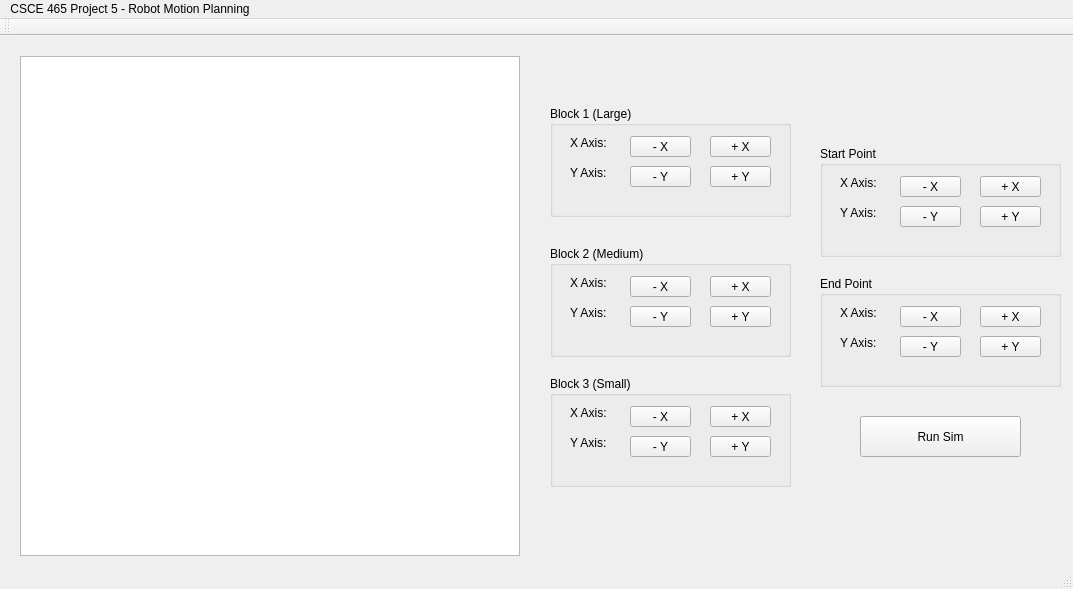
<?xml version="1.0" encoding="UTF-8"?>
<ui version="4.0">
 <class>MainWindow</class>
 <widget class="QMainWindow" name="MainWindow">
  <property name="geometry">
   <rect>
    <x>0</x>
    <y>0</y>
    <width>1073</width>
    <height>589</height>
   </rect>
  </property>
  <property name="windowTitle">
   <string>MainWindow</string>
  </property>
  <widget class="QWidget" name="centralWidget">
   <widget class="QGraphicsView" name="graphicsView">
    <property name="geometry">
     <rect>
      <x>20</x>
      <y>20</y>
      <width>500</width>
      <height>500</height>
     </rect>
    </property>
    <property name="minimumSize">
     <size>
      <width>500</width>
      <height>500</height>
     </size>
    </property>
    <property name="maximumSize">
     <size>
      <width>500</width>
      <height>500</height>
     </size>
    </property>
    <property name="verticalScrollBarPolicy">
     <enum>Qt::ScrollBarAlwaysOff</enum>
    </property>
    <property name="horizontalScrollBarPolicy">
     <enum>Qt::ScrollBarAlwaysOff</enum>
    </property>
   </widget>
   <widget class="QGroupBox" name="groupBox">
    <property name="geometry">
     <rect>
      <x>550</x>
      <y>70</y>
      <width>241</width>
      <height>111</height>
     </rect>
    </property>
    <property name="title">
     <string>Block 1 (Large)</string>
    </property>
    <widget class="QLabel" name="label">
     <property name="geometry">
      <rect>
       <x>20</x>
       <y>30</y>
       <width>47</width>
       <height>13</height>
      </rect>
     </property>
     <property name="text">
      <string>X Axis:</string>
     </property>
    </widget>
    <widget class="QPushButton" name="pushButton">
     <property name="geometry">
      <rect>
       <x>80</x>
       <y>30</y>
       <width>61</width>
       <height>21</height>
      </rect>
     </property>
     <property name="text">
      <string>- X</string>
     </property>
    </widget>
    <widget class="QPushButton" name="pushButton_2">
     <property name="geometry">
      <rect>
       <x>160</x>
       <y>30</y>
       <width>61</width>
       <height>21</height>
      </rect>
     </property>
     <property name="text">
      <string>+ X</string>
     </property>
    </widget>
    <widget class="QPushButton" name="pushButton_3">
     <property name="geometry">
      <rect>
       <x>80</x>
       <y>60</y>
       <width>61</width>
       <height>21</height>
      </rect>
     </property>
     <property name="text">
      <string>- Y</string>
     </property>
    </widget>
    <widget class="QPushButton" name="pushButton_4">
     <property name="geometry">
      <rect>
       <x>160</x>
       <y>60</y>
       <width>61</width>
       <height>21</height>
      </rect>
     </property>
     <property name="text">
      <string>+ Y</string>
     </property>
    </widget>
    <widget class="QLabel" name="label_2">
     <property name="geometry">
      <rect>
       <x>20</x>
       <y>60</y>
       <width>47</width>
       <height>13</height>
      </rect>
     </property>
     <property name="text">
      <string>Y Axis:</string>
     </property>
    </widget>
    <widget class="QGroupBox" name="groupBox_2">
     <property name="geometry">
      <rect>
       <x>0</x>
       <y>130</y>
       <width>241</width>
       <height>111</height>
      </rect>
     </property>
     <property name="title">
      <string>Block 1</string>
     </property>
     <widget class="QLabel" name="label_3">
      <property name="geometry">
       <rect>
        <x>20</x>
        <y>30</y>
        <width>47</width>
        <height>13</height>
       </rect>
      </property>
      <property name="text">
       <string>X Axis:</string>
      </property>
     </widget>
     <widget class="QPushButton" name="pushButton_5">
      <property name="geometry">
       <rect>
        <x>80</x>
        <y>30</y>
        <width>61</width>
        <height>21</height>
       </rect>
      </property>
      <property name="text">
       <string>- X</string>
      </property>
     </widget>
     <widget class="QPushButton" name="pushButton_6">
      <property name="geometry">
       <rect>
        <x>160</x>
        <y>30</y>
        <width>61</width>
        <height>21</height>
       </rect>
      </property>
      <property name="text">
       <string>+ X</string>
      </property>
     </widget>
     <widget class="QPushButton" name="pushButton_7">
      <property name="geometry">
       <rect>
        <x>80</x>
        <y>60</y>
        <width>61</width>
        <height>21</height>
       </rect>
      </property>
      <property name="text">
       <string>- Y</string>
      </property>
     </widget>
     <widget class="QPushButton" name="pushButton_8">
      <property name="geometry">
       <rect>
        <x>160</x>
        <y>60</y>
        <width>61</width>
        <height>21</height>
       </rect>
      </property>
      <property name="text">
       <string>+ Y</string>
      </property>
     </widget>
     <widget class="QLabel" name="label_4">
      <property name="geometry">
       <rect>
        <x>20</x>
        <y>60</y>
        <width>47</width>
        <height>13</height>
       </rect>
      </property>
      <property name="text">
       <string>Y Axis:</string>
      </property>
     </widget>
    </widget>
   </widget>
   <widget class="QGroupBox" name="groupBox_3">
    <property name="geometry">
     <rect>
      <x>550</x>
      <y>210</y>
      <width>241</width>
      <height>111</height>
     </rect>
    </property>
    <property name="title">
     <string>Block 2 (Medium)</string>
    </property>
    <widget class="QLabel" name="label_5">
     <property name="geometry">
      <rect>
       <x>20</x>
       <y>30</y>
       <width>47</width>
       <height>13</height>
      </rect>
     </property>
     <property name="text">
      <string>X Axis:</string>
     </property>
    </widget>
    <widget class="QPushButton" name="pushButton_9">
     <property name="geometry">
      <rect>
       <x>80</x>
       <y>30</y>
       <width>61</width>
       <height>21</height>
      </rect>
     </property>
     <property name="text">
      <string>- X</string>
     </property>
    </widget>
    <widget class="QPushButton" name="pushButton_10">
     <property name="geometry">
      <rect>
       <x>160</x>
       <y>30</y>
       <width>61</width>
       <height>21</height>
      </rect>
     </property>
     <property name="text">
      <string>+ X</string>
     </property>
    </widget>
    <widget class="QPushButton" name="pushButton_11">
     <property name="geometry">
      <rect>
       <x>80</x>
       <y>60</y>
       <width>61</width>
       <height>21</height>
      </rect>
     </property>
     <property name="text">
      <string>- Y</string>
     </property>
    </widget>
    <widget class="QPushButton" name="pushButton_12">
     <property name="geometry">
      <rect>
       <x>160</x>
       <y>60</y>
       <width>61</width>
       <height>21</height>
      </rect>
     </property>
     <property name="text">
      <string>+ Y</string>
     </property>
    </widget>
    <widget class="QLabel" name="label_6">
     <property name="geometry">
      <rect>
       <x>20</x>
       <y>60</y>
       <width>47</width>
       <height>13</height>
      </rect>
     </property>
     <property name="text">
      <string>Y Axis:</string>
     </property>
    </widget>
    <widget class="QGroupBox" name="groupBox_4">
     <property name="geometry">
      <rect>
       <x>0</x>
       <y>130</y>
       <width>241</width>
       <height>111</height>
      </rect>
     </property>
     <property name="title">
      <string>Block 1</string>
     </property>
     <widget class="QLabel" name="label_7">
      <property name="geometry">
       <rect>
        <x>20</x>
        <y>30</y>
        <width>47</width>
        <height>13</height>
       </rect>
      </property>
      <property name="text">
       <string>X Axis:</string>
      </property>
     </widget>
     <widget class="QPushButton" name="pushButton_13">
      <property name="geometry">
       <rect>
        <x>80</x>
        <y>30</y>
        <width>61</width>
        <height>21</height>
       </rect>
      </property>
      <property name="text">
       <string>- X</string>
      </property>
     </widget>
     <widget class="QPushButton" name="pushButton_14">
      <property name="geometry">
       <rect>
        <x>160</x>
        <y>30</y>
        <width>61</width>
        <height>21</height>
       </rect>
      </property>
      <property name="text">
       <string>+ X</string>
      </property>
     </widget>
     <widget class="QPushButton" name="pushButton_15">
      <property name="geometry">
       <rect>
        <x>80</x>
        <y>60</y>
        <width>61</width>
        <height>21</height>
       </rect>
      </property>
      <property name="text">
       <string>- Y</string>
      </property>
     </widget>
     <widget class="QPushButton" name="pushButton_16">
      <property name="geometry">
       <rect>
        <x>160</x>
        <y>60</y>
        <width>61</width>
        <height>21</height>
       </rect>
      </property>
      <property name="text">
       <string>+ Y</string>
      </property>
     </widget>
     <widget class="QLabel" name="label_8">
      <property name="geometry">
       <rect>
        <x>20</x>
        <y>60</y>
        <width>47</width>
        <height>13</height>
       </rect>
      </property>
      <property name="text">
       <string>Y Axis:</string>
      </property>
     </widget>
    </widget>
   </widget>
   <widget class="QGroupBox" name="groupBox_5">
    <property name="geometry">
     <rect>
      <x>550</x>
      <y>340</y>
      <width>241</width>
      <height>111</height>
     </rect>
    </property>
    <property name="title">
     <string>Block 3 (Small)</string>
    </property>
    <widget class="QLabel" name="label_9">
     <property name="geometry">
      <rect>
       <x>20</x>
       <y>30</y>
       <width>47</width>
       <height>13</height>
      </rect>
     </property>
     <property name="text">
      <string>X Axis:</string>
     </property>
    </widget>
    <widget class="QPushButton" name="pushButton_17">
     <property name="geometry">
      <rect>
       <x>80</x>
       <y>30</y>
       <width>61</width>
       <height>21</height>
      </rect>
     </property>
     <property name="text">
      <string>- X</string>
     </property>
    </widget>
    <widget class="QPushButton" name="pushButton_18">
     <property name="geometry">
      <rect>
       <x>160</x>
       <y>30</y>
       <width>61</width>
       <height>21</height>
      </rect>
     </property>
     <property name="text">
      <string>+ X</string>
     </property>
    </widget>
    <widget class="QPushButton" name="pushButton_19">
     <property name="geometry">
      <rect>
       <x>80</x>
       <y>60</y>
       <width>61</width>
       <height>21</height>
      </rect>
     </property>
     <property name="text">
      <string>- Y</string>
     </property>
    </widget>
    <widget class="QPushButton" name="pushButton_20">
     <property name="geometry">
      <rect>
       <x>160</x>
       <y>60</y>
       <width>61</width>
       <height>21</height>
      </rect>
     </property>
     <property name="text">
      <string>+ Y</string>
     </property>
    </widget>
    <widget class="QLabel" name="label_10">
     <property name="geometry">
      <rect>
       <x>20</x>
       <y>60</y>
       <width>47</width>
       <height>13</height>
      </rect>
     </property>
     <property name="text">
      <string>Y Axis:</string>
     </property>
    </widget>
    <widget class="QGroupBox" name="groupBox_6">
     <property name="geometry">
      <rect>
       <x>0</x>
       <y>130</y>
       <width>241</width>
       <height>111</height>
      </rect>
     </property>
     <property name="title">
      <string>Block 1</string>
     </property>
     <widget class="QLabel" name="label_11">
      <property name="geometry">
       <rect>
        <x>20</x>
        <y>30</y>
        <width>47</width>
        <height>13</height>
       </rect>
      </property>
      <property name="text">
       <string>X Axis:</string>
      </property>
     </widget>
     <widget class="QPushButton" name="pushButton_21">
      <property name="geometry">
       <rect>
        <x>80</x>
        <y>30</y>
        <width>61</width>
        <height>21</height>
       </rect>
      </property>
      <property name="text">
       <string>- X</string>
      </property>
     </widget>
     <widget class="QPushButton" name="pushButton_22">
      <property name="geometry">
       <rect>
        <x>160</x>
        <y>30</y>
        <width>61</width>
        <height>21</height>
       </rect>
      </property>
      <property name="text">
       <string>+ X</string>
      </property>
     </widget>
     <widget class="QPushButton" name="pushButton_23">
      <property name="geometry">
       <rect>
        <x>80</x>
        <y>60</y>
        <width>61</width>
        <height>21</height>
       </rect>
      </property>
      <property name="text">
       <string>- Y</string>
      </property>
     </widget>
     <widget class="QPushButton" name="pushButton_24">
      <property name="geometry">
       <rect>
        <x>160</x>
        <y>60</y>
        <width>61</width>
        <height>21</height>
       </rect>
      </property>
      <property name="text">
       <string>+ Y</string>
      </property>
     </widget>
     <widget class="QLabel" name="label_12">
      <property name="geometry">
       <rect>
        <x>20</x>
        <y>60</y>
        <width>47</width>
        <height>13</height>
       </rect>
      </property>
      <property name="text">
       <string>Y Axis:</string>
      </property>
     </widget>
    </widget>
   </widget>
   <widget class="QGroupBox" name="groupBox_7">
    <property name="geometry">
     <rect>
      <x>820</x>
      <y>110</y>
      <width>241</width>
      <height>111</height>
     </rect>
    </property>
    <property name="title">
     <string>Start Point</string>
    </property>
    <widget class="QLabel" name="label_17">
     <property name="geometry">
      <rect>
       <x>20</x>
       <y>30</y>
       <width>47</width>
       <height>13</height>
      </rect>
     </property>
     <property name="text">
      <string>X Axis:</string>
     </property>
    </widget>
    <widget class="QPushButton" name="pushButton_33">
     <property name="geometry">
      <rect>
       <x>80</x>
       <y>30</y>
       <width>61</width>
       <height>21</height>
      </rect>
     </property>
     <property name="text">
      <string>- X</string>
     </property>
    </widget>
    <widget class="QPushButton" name="pushButton_34">
     <property name="geometry">
      <rect>
       <x>160</x>
       <y>30</y>
       <width>61</width>
       <height>21</height>
      </rect>
     </property>
     <property name="text">
      <string>+ X</string>
     </property>
    </widget>
    <widget class="QPushButton" name="pushButton_35">
     <property name="geometry">
      <rect>
       <x>80</x>
       <y>60</y>
       <width>61</width>
       <height>21</height>
      </rect>
     </property>
     <property name="text">
      <string>- Y</string>
     </property>
    </widget>
    <widget class="QPushButton" name="pushButton_36">
     <property name="geometry">
      <rect>
       <x>160</x>
       <y>60</y>
       <width>61</width>
       <height>21</height>
      </rect>
     </property>
     <property name="text">
      <string>+ Y</string>
     </property>
    </widget>
    <widget class="QLabel" name="label_18">
     <property name="geometry">
      <rect>
       <x>20</x>
       <y>60</y>
       <width>47</width>
       <height>13</height>
      </rect>
     </property>
     <property name="text">
      <string>Y Axis:</string>
     </property>
    </widget>
    <widget class="QGroupBox" name="groupBox_9">
     <property name="geometry">
      <rect>
       <x>0</x>
       <y>130</y>
       <width>241</width>
       <height>111</height>
      </rect>
     </property>
     <property name="title">
      <string>Block 1</string>
     </property>
     <widget class="QLabel" name="label_19">
      <property name="geometry">
       <rect>
        <x>20</x>
        <y>30</y>
        <width>47</width>
        <height>13</height>
       </rect>
      </property>
      <property name="text">
       <string>X Axis:</string>
      </property>
     </widget>
     <widget class="QPushButton" name="pushButton_37">
      <property name="geometry">
       <rect>
        <x>80</x>
        <y>30</y>
        <width>61</width>
        <height>21</height>
       </rect>
      </property>
      <property name="text">
       <string>- X</string>
      </property>
     </widget>
     <widget class="QPushButton" name="pushButton_38">
      <property name="geometry">
       <rect>
        <x>160</x>
        <y>30</y>
        <width>61</width>
        <height>21</height>
       </rect>
      </property>
      <property name="text">
       <string>+ X</string>
      </property>
     </widget>
     <widget class="QPushButton" name="pushButton_39">
      <property name="geometry">
       <rect>
        <x>80</x>
        <y>60</y>
        <width>61</width>
        <height>21</height>
       </rect>
      </property>
      <property name="text">
       <string>- Y</string>
      </property>
     </widget>
     <widget class="QPushButton" name="pushButton_40">
      <property name="geometry">
       <rect>
        <x>160</x>
        <y>60</y>
        <width>61</width>
        <height>21</height>
       </rect>
      </property>
      <property name="text">
       <string>+ Y</string>
      </property>
     </widget>
     <widget class="QLabel" name="label_20">
      <property name="geometry">
       <rect>
        <x>20</x>
        <y>60</y>
        <width>47</width>
        <height>13</height>
       </rect>
      </property>
      <property name="text">
       <string>Y Axis:</string>
      </property>
     </widget>
    </widget>
   </widget>
   <widget class="QGroupBox" name="groupBox_10">
    <property name="geometry">
     <rect>
      <x>820</x>
      <y>240</y>
      <width>241</width>
      <height>111</height>
     </rect>
    </property>
    <property name="title">
     <string>End Point</string>
    </property>
    <widget class="QLabel" name="label_21">
     <property name="geometry">
      <rect>
       <x>20</x>
       <y>30</y>
       <width>47</width>
       <height>13</height>
      </rect>
     </property>
     <property name="text">
      <string>X Axis:</string>
     </property>
    </widget>
    <widget class="QPushButton" name="pushButton_41">
     <property name="geometry">
      <rect>
       <x>80</x>
       <y>30</y>
       <width>61</width>
       <height>21</height>
      </rect>
     </property>
     <property name="text">
      <string>- X</string>
     </property>
    </widget>
    <widget class="QPushButton" name="pushButton_42">
     <property name="geometry">
      <rect>
       <x>160</x>
       <y>30</y>
       <width>61</width>
       <height>21</height>
      </rect>
     </property>
     <property name="text">
      <string>+ X</string>
     </property>
    </widget>
    <widget class="QPushButton" name="pushButton_43">
     <property name="geometry">
      <rect>
       <x>80</x>
       <y>60</y>
       <width>61</width>
       <height>21</height>
      </rect>
     </property>
     <property name="text">
      <string>- Y</string>
     </property>
    </widget>
    <widget class="QPushButton" name="pushButton_44">
     <property name="geometry">
      <rect>
       <x>160</x>
       <y>60</y>
       <width>61</width>
       <height>21</height>
      </rect>
     </property>
     <property name="text">
      <string>+ Y</string>
     </property>
    </widget>
    <widget class="QLabel" name="label_22">
     <property name="geometry">
      <rect>
       <x>20</x>
       <y>60</y>
       <width>47</width>
       <height>13</height>
      </rect>
     </property>
     <property name="text">
      <string>Y Axis:</string>
     </property>
    </widget>
    <widget class="QGroupBox" name="groupBox_11">
     <property name="geometry">
      <rect>
       <x>0</x>
       <y>130</y>
       <width>241</width>
       <height>111</height>
      </rect>
     </property>
     <property name="title">
      <string>Block 1</string>
     </property>
     <widget class="QLabel" name="label_23">
      <property name="geometry">
       <rect>
        <x>20</x>
        <y>30</y>
        <width>47</width>
        <height>13</height>
       </rect>
      </property>
      <property name="text">
       <string>X Axis:</string>
      </property>
     </widget>
     <widget class="QPushButton" name="pushButton_45">
      <property name="geometry">
       <rect>
        <x>80</x>
        <y>30</y>
        <width>61</width>
        <height>21</height>
       </rect>
      </property>
      <property name="text">
       <string>- X</string>
      </property>
     </widget>
     <widget class="QPushButton" name="pushButton_46">
      <property name="geometry">
       <rect>
        <x>160</x>
        <y>30</y>
        <width>61</width>
        <height>21</height>
       </rect>
      </property>
      <property name="text">
       <string>+ X</string>
      </property>
     </widget>
     <widget class="QPushButton" name="pushButton_47">
      <property name="geometry">
       <rect>
        <x>80</x>
        <y>60</y>
        <width>61</width>
        <height>21</height>
       </rect>
      </property>
      <property name="text">
       <string>- Y</string>
      </property>
     </widget>
     <widget class="QPushButton" name="pushButton_48">
      <property name="geometry">
       <rect>
        <x>160</x>
        <y>60</y>
        <width>61</width>
        <height>21</height>
       </rect>
      </property>
      <property name="text">
       <string>+ Y</string>
      </property>
     </widget>
     <widget class="QLabel" name="label_24">
      <property name="geometry">
       <rect>
        <x>20</x>
        <y>60</y>
        <width>47</width>
        <height>13</height>
       </rect>
      </property>
      <property name="text">
       <string>Y Axis:</string>
      </property>
     </widget>
    </widget>
   </widget>
   <widget class="QPushButton" name="pushButton_25">
    <property name="geometry">
     <rect>
      <x>860</x>
      <y>380</y>
      <width>161</width>
      <height>41</height>
     </rect>
    </property>
    <property name="text">
     <string>Run Sim</string>
    </property>
   </widget>
  </widget>
  <widget class="QMenuBar" name="menuBar">
   <property name="geometry">
    <rect>
     <x>0</x>
     <y>0</y>
     <width>1073</width>
     <height>21</height>
    </rect>
   </property>
   <widget class="QMenu" name="menuCSCE_465_Project_5_Robot_Motion_Planning">
    <property name="title">
     <string>CSCE 465 Project 5 - Robot Motion Planning</string>
    </property>
   </widget>
   <addaction name="menuCSCE_465_Project_5_Robot_Motion_Planning"/>
  </widget>
  <widget class="QToolBar" name="mainToolBar">
   <attribute name="toolBarArea">
    <enum>TopToolBarArea</enum>
   </attribute>
   <attribute name="toolBarBreak">
    <bool>false</bool>
   </attribute>
  </widget>
  <widget class="QStatusBar" name="statusBar"/>
 </widget>
 <layoutdefault spacing="6" margin="11"/>
 <resources/>
 <connections/>
</ui>
